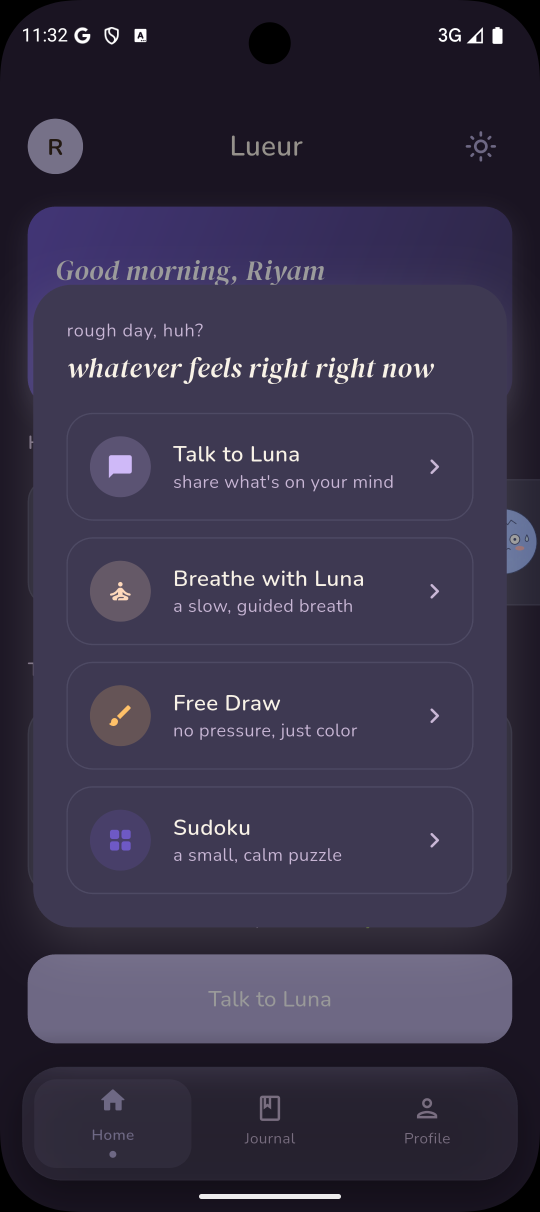
#> input picture screenshots/features_dark.png, 1080 x 2424 px, found by its file name (shown at 1/2 size)
$ python generate_store_screenshots.py
#> lines starting #> are read from the running program, lines starting #| are printed output that depends on the picture; after the words box and inside, x2 and y2 are one past the last pixel; in counts of white or black regions, pixels touching at a corner belong together
#!/usr/bin/env python3
"""Generate Lueur Google Play Store marketing screenshots.

TikTok-style composition: headline (DM Serif Display) above a clean,
generic modern-smartphone frame (thin dark bezel, centered punch-hole
camera cut into the screen edge, bottom home indicator) holding an app
screenshot, on a brand lavender gradient. Rendered at 4x supersample and
LANCZOS-downsampled to the final 1080x1920 for crisp text/edges.
"""

import os
from PIL import Image, ImageDraw, ImageFont, ImageFilter

ROOT = "/Users/r/StudioProjects/lueur"
SCREENSHOTS_DIR = os.path.join(ROOT, "screenshots")
OUT_DIR = os.path.join(SCREENSHOTS_DIR, "store")
# Raw source captures for the store assets — kept in their own folder so
# regenerating store assets never depends on whatever happens to be in the
# top-level screenshots/ folder (used for the README) at the time.
SOURCE_DIR = os.path.join(OUT_DIR, "store1")
FONTS_DIR = os.path.join(ROOT, "assets", "fonts")

HEADLINE_FONT_PATH = os.path.join(FONTS_DIR, "DMSerifDisplay-Regular.ttf")
HEADLINE_FONT_PATH_SANS = os.path.join(FONTS_DIR, "Nunito-Bold.ttf")
BODY_FONT_PATH = os.path.join(FONTS_DIR, "Nunito-SemiBold.ttf")

SCALE = 4
FINAL_W, FINAL_H = 1080, 1920
W, H = FINAL_W * SCALE, FINAL_H * SCALE

# AppColors.lavenderLilac -> AppColors.pastelOrchid (lib/core/styling/app_colors.dart)
GRADIENT_TOP = (0xB7, 0xAE, 0xDC)
GRADIENT_BOTTOM = (0x6E, 0x59, 0xC5)

MARGIN_X = 90 * SCALE
TOP_MARGIN = 130 * SCALE
HEADLINE_BLOCK_H = 340 * SCALE
BOTTOM_MARGIN = 110 * SCALE

# Clean, generic modern-smartphone frame: thin uniform dark bezel, modestly
# rounded corners, centered punch-hole camera, bottom home indicator — not
# tied to any specific real device model.
FRAME_CORNER_R = 32 * SCALE
BEZEL_WIDTH = 9 * SCALE
BEZEL_COLOR = (0x16, 0x16, 0x18, 255)

# Punch-hole camera dot, sized as a fraction of the frame width. Modeled on
# the Galaxy S26's centered front camera: a small circle fully inset within
# the display glass (not straddling the bezel seam), offset a touch down
# from the very top edge of the screen.
PUNCH_HOLE_FRACTION = 0.045
PUNCH_HOLE_INSET_FRACTION = 0.003

# Every raw emulator capture bakes in an oversized punch-hole camera blob in
# the status bar (rows ~45-128 at the 1080px source width) — not something
# this script draws. Crop it off the top of every screenshot before framing,
# so the screen content flows edge-to-edge from just below the synthetic
# punch hole.
NOTCH_CROP_TOP = 145

# Center/radius of that same baked-in blob, used instead of NOTCH_CROP_TOP
# for an entry that wants to keep its real status bar (time/network/battery)
# visible — the blob gets painted over with the row's flat background color
# rather than cropping the whole status bar away.
STATUS_BLOB_CENTER = (539, 86)
STATUS_BLOB_ERASE_RADIUS = 48


def erase_status_blob(shot):
    bg = shot.getpixel((STATUS_BLOB_CENTER[0] + 150, STATUS_BLOB_CENTER[1]))
    draw = ImageDraw.Draw(shot)
    r = STATUS_BLOB_ERASE_RADIUS
    draw.ellipse(
        [
            (STATUS_BLOB_CENTER[0] - r, STATUS_BLOB_CENTER[1] - r),
            (STATUS_BLOB_CENTER[0] + r, STATUS_BLOB_CENTER[1] + r),
        ],
        fill=bg,
    )
    return shot


# Region of the emulator's "3G" text + no-signal triangle in the status bar
# (right side, next to the battery icon), replaced with real wifi + cellular
# signal glyphs for an entry that keeps its status bar visible — a real
# device would show wifi and a normal signal reading, not a flaky "3G" +
# no-signal warning triangle. The glyphs are lifted pixel-for-pixel from
# another raw capture's status bar (same emulator template, same
# position/size for every screenshot) rather than hand-drawn, so they match
# the wifi + signal icons already visible on every other screenshot exactly.
NETWORK_ICON_CLEAR_BOX = (868, 45, 972, 96)
WIFI_GLYPH_SOURCE = "timeline_dark.png"
WIFI_GLYPH_BOX = (886, 48, 970, 92)  # wifi fan + cellular signal triangle, as one unit

# The battery icon (right next to the glyph we're replacing) is never
# touched, so its fill color tells us what tone the status bar icons should
# be in *this* screenshot's theme (white on a dark status bar, dark gray on
# a light one) — sampled per-shot instead of hardcoded so the pasted glyph
# matches light- and dark-themed captures alike.
BATTERY_SAMPLE_BOX = (975, 40, 1030, 100)

_wifi_glyph_mask_cache = None


def _wifi_glyph_mask():
    global _wifi_glyph_mask_cache
    if _wifi_glyph_mask_cache is None:
        ref = Image.open(os.path.join(SOURCE_DIR, WIFI_GLYPH_SOURCE)).convert("RGB")
        crop = ref.crop(WIFI_GLYPH_BOX)
        import numpy as np

        arr = np.array(crop)
        lum = arr.mean(axis=2)
        alpha = np.clip((lum - 40) / (220 - 40) * 255, 0, 255).astype("uint8")
        _wifi_glyph_mask_cache = alpha
    return _wifi_glyph_mask_cache


def _wifi_glyph(color):
    import numpy as np

    alpha = _wifi_glyph_mask()
    rgba = np.zeros((alpha.shape[0], alpha.shape[1], 4), dtype="uint8")
    rgba[..., 0] = color[0]
    rgba[..., 1] = color[1]
    rgba[..., 2] = color[2]
    rgba[..., 3] = alpha
    return Image.fromarray(rgba, "RGBA")


def _status_icon_color(shot):
    import numpy as np
    from collections import Counter

    arr = np.array(shot.crop(BATTERY_SAMPLE_BOX))
    counts = Counter(map(tuple, arr.reshape(-1, 3)))
    # The most common color in that box is the status-bar background; the
    # next most common is the battery icon's own fill.
    (_, _), (color, _) = counts.most_common(2)
    return color


def draw_wifi_icon(shot):
    bg = shot.getpixel((NETWORK_ICON_CLEAR_BOX[0] - 68, 70))
    icon_color = _status_icon_color(shot)
    draw = ImageDraw.Draw(shot)
    draw.rectangle(NETWORK_ICON_CLEAR_BOX, fill=bg)
    glyph = _wifi_glyph(icon_color)
    shot.paste(glyph, (WIFI_GLYPH_BOX[0], WIFI_GLYPH_BOX[1]), glyph)
    return shot

# Every entry keeps its real status bar (time/network/battery) visible
# instead of the usual top crop — only the baked-in emulator camera blob is
# painted over. "chat_with_ai_luna_more_dark" is the one raw capture whose
# status bar reads "3G" instead of showing a wifi icon, so it also gets the
# drawn wifi glyph.
_STATUS_BAR_VISIBLE = {
    "crop_top": 0,
    "skip_notch_crop": True,
    "erase_blob": True,
}

SCREENS = [
    {
        "out": "store-screenshot-1.png",
        "headline": "These are Lueur's features",
        "screenshot": "features_dark.png",
        **_STATUS_BAR_VISIBLE,
        "wifi_icon": True,
    },
    {
        "out": "store-screenshot-2.png",
        "headline": "Check in with how you feel",
        "screenshot": "home_light.png",
        **_STATUS_BAR_VISIBLE,
    },
    {
        "out": "store-screenshot-3.png",
        "headline": "Talk it out with Luna",
        "screenshot": "talk_to_luna_dark.png",
        **_STATUS_BAR_VISIBLE,
        "wifi_icon": True,
    },
    {
        "out": "store-screenshot-4.png",
        "headline": "Your week, your streak, your story",
        "screenshot": "journal_light.png",
        **_STATUS_BAR_VISIBLE,
        "wifi_icon": True,
    },
    {
        "out": "store-screenshot-5.png",
        "headline": "Every moment, remembered",
        "screenshot": "timeline_dark.png",
        **_STATUS_BAR_VISIBLE,
        "wifi_icon": True,
    },
    {
        "out": "store-screenshot-6.png",
        "headline": "Breathe easy with Luna",
        "screenshot": "breathing_light.png",
        **_STATUS_BAR_VISIBLE,
        "wifi_icon": True,
    },
    {
        "out": "store-screenshot-7.png",
        "headline": "A small puzzle to unwind",
        "screenshot": "sudoku_dark.png",
        **_STATUS_BAR_VISIBLE,
        "wifi_icon": True,
    },
    {
        "out": "store-screenshot-8.png",
        "headline": "Draw out what words can't say",
        "screenshot": "freedraw_light.png",
        **_STATUS_BAR_VISIBLE,
        "wifi_icon": True,
    },
    {
        "out": "store-screenshot-9.png",
        "headline": "Always in your language",
        "screenshot": "profile_choose_theme_and language_dark.png",
        **_STATUS_BAR_VISIBLE,
    },
    {
        "out": "store-screenshot-10.png",
        "headline": "Your journey, all in one place",
        "screenshot": "profile_light.png",
        **_STATUS_BAR_VISIBLE,
        "wifi_icon": True,
    },
]

for _entry in SCREENS:
    if not _entry.get("skip_notch_crop"):
        _entry["crop_top"] = max(_entry.get("crop_top", 0), NOTCH_CROP_TOP)


def vertical_gradient(width, height, top_rgb, bottom_rgb):
    base = Image.new("RGB", (1, height), 0)
    for y in range(height):
        t = y / max(height - 1, 1)
        r = round(top_rgb[0] + (bottom_rgb[0] - top_rgb[0]) * t)
        g = round(top_rgb[1] + (bottom_rgb[1] - top_rgb[1]) * t)
        b = round(top_rgb[2] + (bottom_rgb[2] - top_rgb[2]) * t)
        base.putpixel((0, y), (r, g, b))
    return base.resize((width, height), Image.Resampling.NEAREST)


def wrap_text(draw, text, font, max_width):
    words = text.split(" ")
    lines = []
    current = ""
    for word in words:
        candidate = f"{current} {word}".strip()
        bbox = draw.textbbox((0, 0), candidate, font=font)
        if bbox[2] - bbox[0] <= max_width or not current:
            current = candidate
        else:
            lines.append(current)
            current = word
    if current:
        lines.append(current)
    return lines


def fit_headline_font(draw, text, max_width, max_height, start_size):
    size = start_size
    while size > 40 * SCALE:
        font = ImageFont.truetype(HEADLINE_FONT_PATH_SANS, size)
        lines = wrap_text(draw, text, font, max_width)
        ascent, descent = font.getmetrics()
        line_height = (ascent + descent) * 0.78
        total_height = line_height * len(lines)
        widest = max(draw.textbbox((0, 0), line, font=font)[2] for line in lines)
        if total_height <= max_height and widest <= max_width:
            return font, lines, line_height
        size -= 4 * SCALE
    return font, lines, line_height


def draw_headline(canvas_draw, text):
    max_width = W - 2 * MARGIN_X
    font, lines, line_height = fit_headline_font(
        canvas_draw, text, max_width, HEADLINE_BLOCK_H, 68 * SCALE
    )
    total_height = line_height * len(lines)
    y = TOP_MARGIN + (HEADLINE_BLOCK_H - total_height) / 2
    shadow_offset = 3 * SCALE
    for line in lines:
        bbox = canvas_draw.textbbox((0, 0), line, font=font)
        x = (W - (bbox[2] - bbox[0])) / 2
        canvas_draw.text(
            (x + shadow_offset, y + shadow_offset),
            line,
            font=font,
            fill=(0x2B, 0x21, 0x38, 40),
        )
        canvas_draw.text((x, y), line, font=font, fill=(0x1A, 0x1A, 0x1A, 255))
        y += line_height
    return TOP_MARGIN + total_height


def rounded_mask(size, radius):
    mask = Image.new("L", size, 0)
    ImageDraw.Draw(mask).rounded_rectangle(
        [(0, 0), (size[0] - 1, size[1] - 1)], radius=radius, fill=255
    )
    return mask


def build_phone_frame(
    screenshot_path, frame_top, frame_bottom, crop_top=0, erase_blob=False, wifi_icon=False,
    corner_r=None, bezel_w=None,
):
    corner_r = FRAME_CORNER_R if corner_r is None else corner_r
    bezel_w = BEZEL_WIDTH if bezel_w is None else bezel_w

    frame_h = frame_bottom - frame_top
    shot = Image.open(screenshot_path).convert("RGB")
    if erase_blob:
        shot = erase_status_blob(shot)
    if wifi_icon:
        shot = draw_wifi_icon(shot)
    if crop_top:
        shot = shot.crop((0, crop_top, shot.width, shot.height))

    aspect = shot.width / shot.height
    frame_w = int(frame_h * aspect)
    frame_x = (W - frame_w) // 2

    bezel = Image.new("RGBA", (frame_w + 2 * bezel_w, frame_h + 2 * bezel_w), (0, 0, 0, 0))
    bezel_draw = ImageDraw.Draw(bezel)
    bezel_draw.rounded_rectangle(
        [(0, 0), (bezel.width - 1, bezel.height - 1)],
        radius=corner_r + bezel_w,
        fill=BEZEL_COLOR,
    )

    shot_resized = shot.resize((frame_w, frame_h), Image.Resampling.LANCZOS)
    inner_mask = rounded_mask((frame_w, frame_h), corner_r)
    bezel.paste(shot_resized, (bezel_w, bezel_w), inner_mask)

    # Punch-hole camera dot, fully inset within the screen content (like a
    # real in-display camera cutout) rather than a separate status-bar icon.
    hole_r = frame_w * PUNCH_HOLE_FRACTION / 2
    hole_cx = bezel_w + frame_w / 2
    hole_cy = bezel_w + frame_w * PUNCH_HOLE_INSET_FRACTION + hole_r
    bezel_draw.ellipse(
        [(hole_cx - hole_r, hole_cy - hole_r), (hole_cx + hole_r, hole_cy + hole_r)],
        fill=(0, 0, 0, 255),
    )

    # Power button (right edge) and volume rocker (left edge) — subtle marks
    # in the same flat bezel tone, just enough to read as a phone silhouette.
    btn_color = BEZEL_COLOR
    power_h = bezel.height * 0.09
    power_y0 = bezel.height * 0.22
    bezel_draw.rounded_rectangle(
        [(bezel.width - SCALE * 2, power_y0), (bezel.width + SCALE * 2, power_y0 + power_h)],
        radius=SCALE * 2, fill=btn_color,
    )
    vol_h = bezel.height * 0.075
    for i, vol_y0 in enumerate((bezel.height * 0.16, bezel.height * 0.16 + vol_h + SCALE * 6)):
        bezel_draw.rounded_rectangle(
            [(-SCALE * 2, vol_y0), (SCALE * 2, vol_y0 + vol_h)],
            radius=SCALE * 2, fill=btn_color,
        )

    # Home indicator: short rounded bar centered at the bottom of the
    # screen area, the detail that reads as "clean modern phone".
    indicator_w = frame_w * 0.25
    indicator_h = 1.6 * SCALE
    indicator_x0 = bezel_w + (frame_w - indicator_w) / 2
    indicator_y1 = bezel_w + frame_h - 6 * SCALE
    bezel_draw.rounded_rectangle(
        [(indicator_x0, indicator_y1 - indicator_h), (indicator_x0 + indicator_w, indicator_y1)],
        radius=indicator_h / 2,
        fill=(0xF2, 0xF2, 0xF2, 210),
    )

    shadow = Image.new("RGBA", (bezel.width + 160 * SCALE, bezel.height + 160 * SCALE), (0, 0, 0, 0))
    shadow_draw = ImageDraw.Draw(shadow)
    pad = 80 * SCALE
    shadow_draw.rounded_rectangle(
        [(pad, pad + 24 * SCALE), (pad + bezel.width, pad + bezel.height + 24 * SCALE)],
        radius=corner_r + bezel_w,
        fill=(0x2B, 0x21, 0x38, 110),
    )
    shadow = shadow.filter(ImageFilter.GaussianBlur(28 * SCALE))

    return bezel, frame_x - bezel_w, shadow, pad


def render(entry):
    canvas = vertical_gradient(W, H, GRADIENT_TOP, GRADIENT_BOTTOM).convert("RGBA")

    accent_layer = Image.new("RGBA", (W, H), (0, 0, 0, 0))
    accent_draw = ImageDraw.Draw(accent_layer)
    # Soft mint blob, top-left
    accent_draw.ellipse(
        [-120 * SCALE, -140 * SCALE, 260 * SCALE, 220 * SCALE],
        fill=(0x5B, 0xBF, 0xA0, 160),
    )
    # Soft orange blob, bottom-right
    accent_draw.ellipse(
        [W - 300 * SCALE, H - 260 * SCALE, W + 140 * SCALE, H + 100 * SCALE],
        fill=(0xE8, 0x82, 0x5A, 140),
    )
    accent_layer = accent_layer.filter(ImageFilter.GaussianBlur(40 * SCALE))
    canvas = Image.alpha_composite(canvas, accent_layer)

    draw = ImageDraw.Draw(canvas)

    draw_headline(draw, entry["headline"])

    frame_top = TOP_MARGIN + HEADLINE_BLOCK_H
    frame_bottom = H - BOTTOM_MARGIN
    screenshot_path = os.path.join(SOURCE_DIR, entry["screenshot"])
    bezel, bezel_x, shadow, shadow_pad = build_phone_frame(
        screenshot_path,
        frame_top,
        frame_bottom,
        entry.get("crop_top", 0),
        entry.get("erase_blob", False),
        entry.get("wifi_icon", False),
    )
    bezel_y = frame_top

    shadow_x = bezel_x - shadow_pad
    shadow_y = bezel_y - shadow_pad
    canvas.alpha_composite(shadow, (shadow_x, shadow_y))
    canvas.alpha_composite(bezel, (bezel_x, bezel_y))

    final = canvas.convert("RGB").resize((FINAL_W, FINAL_H), Image.Resampling.LANCZOS)
    out_path = os.path.join(OUT_DIR, entry["out"])
    final.save(out_path, "PNG")
    print(f"saved {out_path}")


def main():
    os.makedirs(OUT_DIR, exist_ok=True)
    for entry in SCREENS:
        render(entry)
#> in render, `canvas = vertical_gradient(W, H, GRADIENT_TOP, GRADIENT_BOTTOM).conver..`:
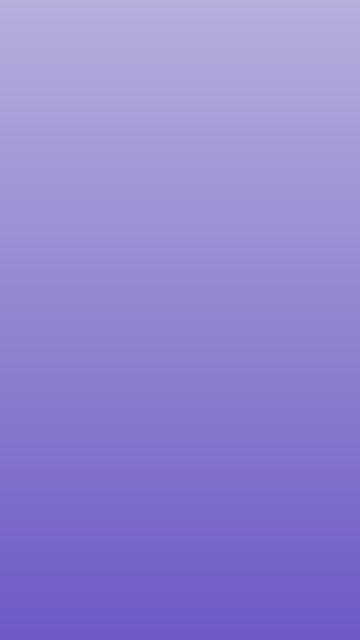
#> canvas: PIL image 4320x7680 RGBA (shown at 1/12 size); mean R, G, B, A 146.5, 131.5, 208.5, 255
#> in render, `canvas = Image.alpha_composite(canvas, accent_layer)`:
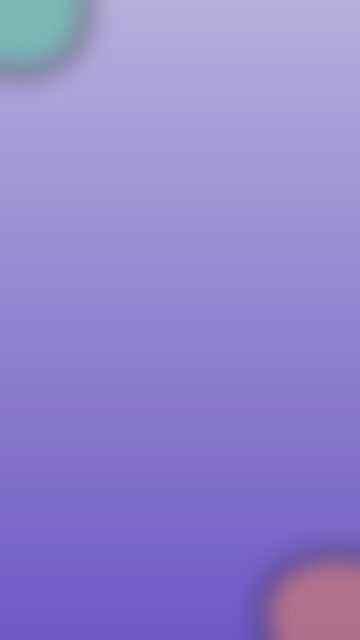
#> canvas: PIL image 4320x7680 RGBA (shown at 1/12 size); mean R, G, B, A 146.4, 131.6, 205, 255
#> in erase_status_blob, `bg = shot.getpixel((STATUS_BLOB_CENTER[0] + 150, STATUS_BLOB_CENTER[1]))`: bg = (26, 20, 34)
#> in _status_icon_color, `arr = np.array(shot.crop(BATTERY_SAMPLE_BOX))`:
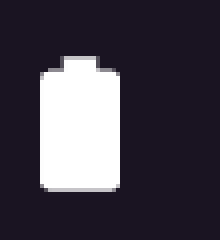
#> arr: shape (60, 55, 3) (shown 4 times larger); mean R, G, B 69.5, 64.6, 76
#> in _status_icon_color, `counts = Counter(map(tuple, arr.reshape(-1, 3)))`: counts = 17 items
#> in _status_icon_color, `(_, _), (color, _) = counts.most_common(2)`: color = (255, 255, 255)
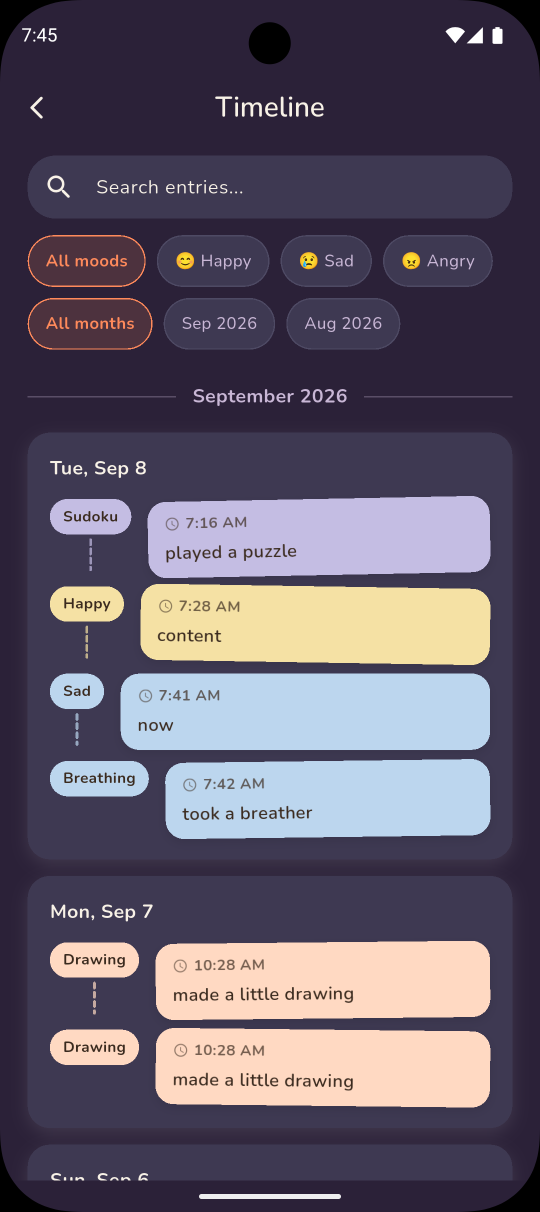
#> input picture screenshots/timeline_dark.png, 1080 x 2424 px, found by its file name (shown at 1/2 size)
#> in _wifi_glyph_mask, `crop = ref.crop(WIFI_GLYPH_BOX)`:
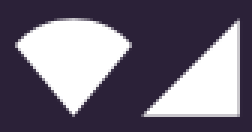
#> crop: PIL image 84x44 RGB (shown 3 times larger); mean R, G, B 113.5, 106.9, 122.2
#> in _wifi_glyph_mask, `alpha = np.clip((lum - 40) / (220 - 40) * 255, 0, 255).astype("uint8")`:
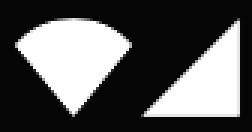
#> alpha: shape (44, 84) (shown 3 times larger); min 5, max 255, mean 89.7
#> in rounded_mask, `ImageDraw.Draw(mask).rounded_rectangle( [(0, 0), (size[0] - 1, size[1]..`:
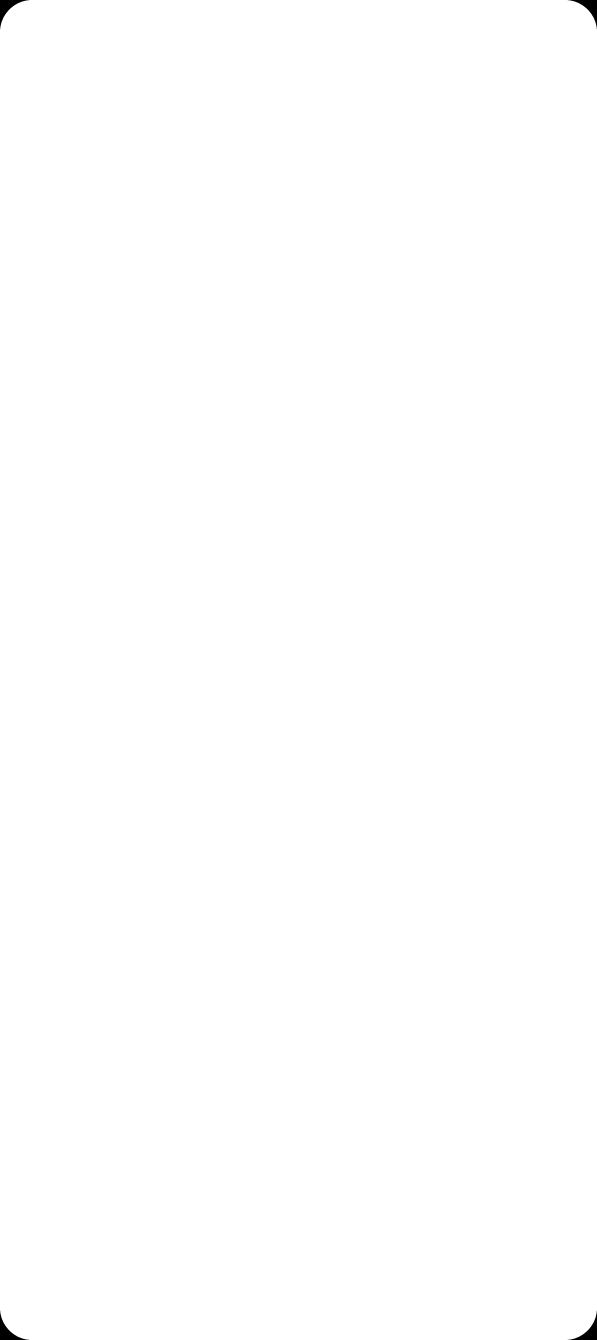
#> mask: PIL image 2388x5360 L (shown at 1/4 size); 99.9% white; 4 black regions, box (x1, y1, x2, y2) and area: (0, 0, 117, 117) 3548, (2271, 0, 2388, 117) 3548, (0, 5243, 117, 5360) 3548, (2271, 5243, 2388, 5360) 3548


if __name__ == "__main__":
#> (the run stopped early here; a loop or call above may not have finished)
